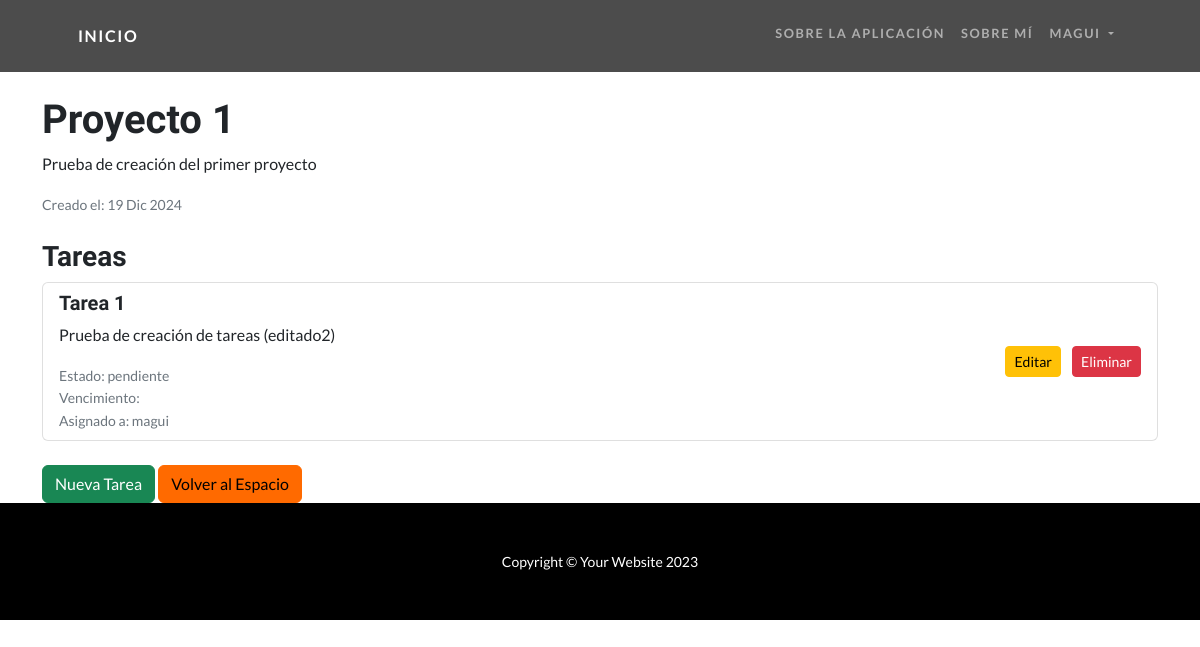
/proyectos/1/ (signed in), run on an earlier commit of the app's database.
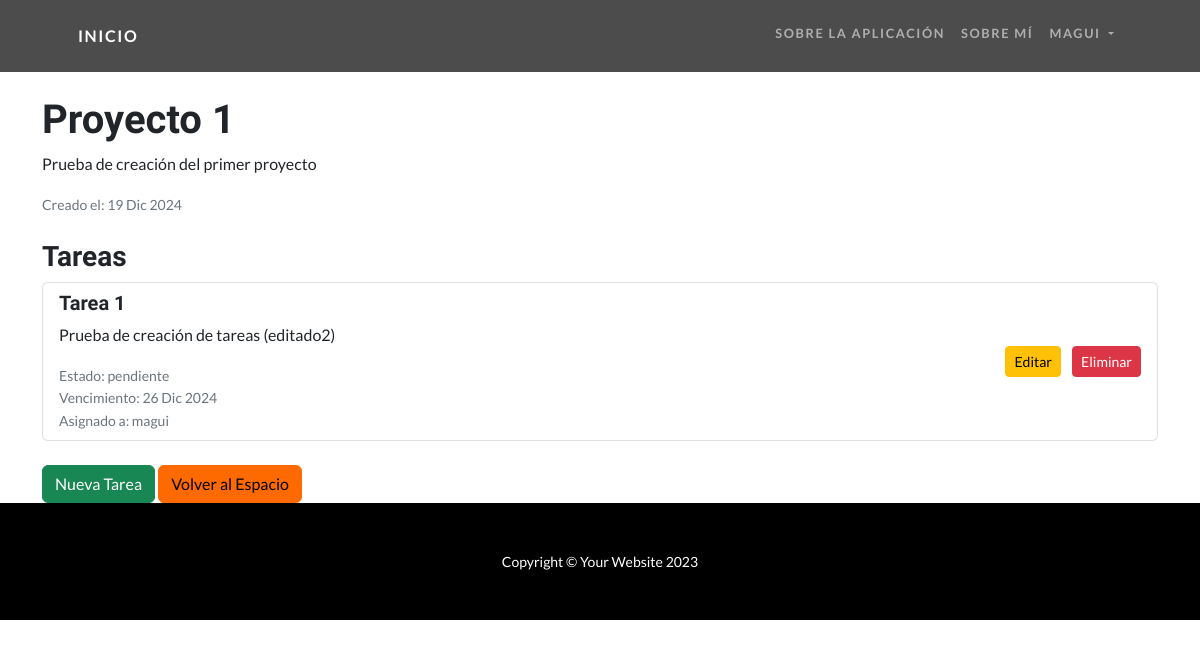
And on a later commit of the database.
### App/models.py (models this page shows, shortened)
class Proyecto(models.Model):
    nombre = models.CharField(max_length=100, verbose_name="Nombre del Proyecto")
    descripcion = models.TextField(blank=True, null=True, verbose_name="Descripción")
    espacio = models.ForeignKey('EspacioTrabajo', on_delete=models.CASCADE, related_name='proyectos')
    fecha_creacion = models.DateTimeField(auto_now_add=True)

class Tarea(models.Model):
    ESTADO_CHOICES = [
        ('pendiente', 'Pendiente'),
        ('progreso', 'En Progreso'),
        ('completada', 'Completada'),
    ]
    nombre = models.CharField(max_length=200, verbose_name="Nombre de la Tarea")
    descripcion = models.TextField(blank=True, null=True, verbose_name="Descripción")
    proyecto = models.ForeignKey('Proyecto', on_delete=models.CASCADE, related_name='tareas')
    asignado_a = models.ForeignKey(User, on_delete=models.SET_NULL, null=True, blank=True, related_name='tareas_asignadas')
    estado = models.CharField(max_length=20, choices=ESTADO_CHOICES, default='pendiente')
    fecha_creacion = models.DateTimeField(auto_now_add=True)
    fecha_vencimiento = models.DateField(blank=True, null=True)

### App/views.py (the view)
# urls.py: path('proyectos/<int:pk>/', ProyectoDetalleView.as_view(), name='proyecto_detalle'),
class ProyectoDetalleView(LoginRequiredMixin, DetailView):
    model = Proyecto
    template_name = "app/proyecto_detalle.html"
    context_object_name = "proyecto"

### App/templates/App/proyecto_detalle.html (shortened to what this page needs)
{% extends 'App/base.html' %}
{% block main %}
<div class="container mt-5 pt-5">
    <h1>{{ proyecto.nombre }}</h1>
    <p>{{ proyecto.descripcion }}</p>
    <small class="text-muted">Creado el: {{ proyecto.fecha_creacion|date:"d M Y" }}</small>
    <h3 class="mt-4">Tareas</h3>
    <ul class="list-group">
        {% for tarea in proyecto.tareas.all %}
        <li class="list-group-item d-flex justify-content-between align-items-center">
            <div>
                <h5>{{ tarea.nombre }}</h5>
                <p>{{ tarea.descripcion }}</p>
                <small class="text-muted">Estado: {{ tarea.estado }}</small>
                <small class="text-muted d-block">Vencimiento: {{ tarea.fecha_vencimiento|date:"d M Y" }}</small>
                {% if tarea.asignado_a %}
                <small class="text-muted">Asignado a: {{ tarea.asignado_a.username }}</small>
                {% endif %}
            </div>
            <div>
                <a href="{% url 'editar_tarea' tarea.id %}" class="btn btn-warning btn-sm me-2">Editar</a>
                <a href="{% url 'eliminar_tarea' tarea.id %}" class="btn btn-danger btn-sm">Eliminar</a>
            </div>
        </li>
        {% empty %}
        <li class="list-group-item">No hay tareas en este proyecto.</li>
        {% endfor %}
    </ul>
    <div class="mt-4">
        <a href="{% url 'crear_tarea' proyecto.id %}" class="btn btn-success">Nueva Tarea</a>
        <a href="{% url 'espacio_detalle' proyecto.espacio.id %}" class="btn btn-secondary">Volver al Espacio</a>
    </div>
</div>
{% endblock main %}

### App/templates/App/base.html (shortened to what this page needs)
<!DOCTYPE html>
{% load static %}
<html lang="en">
    <head>
        <link href="{% static 'App/css/styles.css' %}" rel="stylesheet" />
    </head>
    <body id="page-top">
        <nav class="navbar navbar-expand-lg navbar-dark navbar-custom fixed-top">
            <div class="container px-5">
                <a class="navbar-brand" href="/">Inicio</a>
                <div class="collapse navbar-collapse" id="navbarResponsive">
                    <ul class="navbar-nav ms-auto">
                        <li class="nav-item"><a class="nav-link" href="{% url 'sobre_aplicacion' %}">Sobre la aplicación</a></li>
                        <li class="nav-item"><a class="nav-link" href="{% url 'sobre_mi' %}">Sobre mí</a></li>
                        {% if user.is_authenticated %}
                            <li class="nav-item dropdown">
                                <a class="nav-link dropdown-toggle" href="#" id="userDropdown" role="button" data-bs-toggle="dropdown" aria-expanded="false">
                                    {{ user.username }}
                                </a>
                            </li>
                        {% endif %}
                    </ul>
                </div>
            </div>
        </nav>
        {% block main %}
        {% endblock main %}
        <footer class="py-5 bg-black">
            <div class="container px-5"><p class="m-0 text-center text-white small">Copyright &copy; Your Website 2023</p></div>
        </footer>
    </body>
</html>

What changed in the data, as far as the page shows it:
changed Tarea "Tarea 1": fecha_vencimiento (not shown) → "26 Dic 2024"
